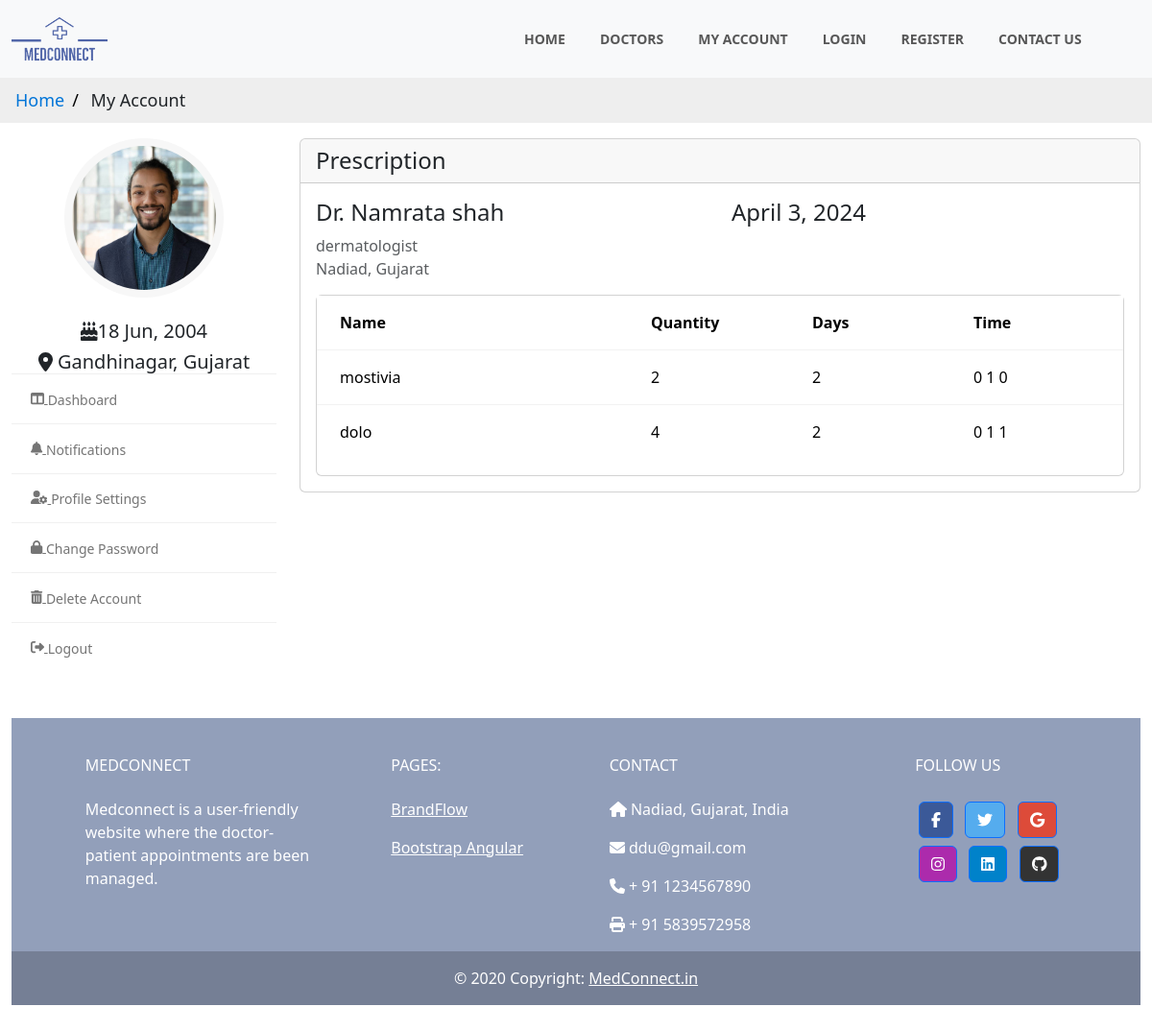
Screenshot of /patient/view-prescription/1 (signed in) with the database file from the repository.
### accounts/models.py (models this page shows, shortened)
class Patient(models.Model):
    user = models.OneToOneField(CustomUser, on_delete=models.CASCADE, primary_key=True)
    patient_addr = models.ForeignKey(Address, on_delete=models.CASCADE)
    date_of_birth = models.DateField()
    blood_group = models.CharField(max_length=5)
    profile_img = models.ImageField(upload_to="patient_profile_images", default='patient_profile_images/default.png')

class Address(models.Model):
    street = models.CharField(max_length=255)
    city = models.CharField(max_length=255)
    state = models.CharField(max_length=255)

class Doctor(models.Model):
    user = models.OneToOneField(CustomUser, on_delete=models.CASCADE, primary_key=True)
    doctor_addr = models.ForeignKey(Address, on_delete=models.CASCADE)
    qualification = models.CharField(max_length=255)
    specialization = models.CharField(max_length=255)
    certificate_no = models.CharField(max_length=255)
    fees = models.IntegerField()
    profile_img = models.ImageField(upload_to="doctors_profile_images", default='doctors_profile_images/default.png')

class CustomUser(AbstractBaseUser, PermissionsMixin):
    email = models.EmailField(unique=True)
    first_name = models.CharField(max_length=30)
    last_name = models.CharField(max_length=30)
    phone_number = models.CharField(max_length=15)
    is_active = models.BooleanField(default=True)
    is_staff = models.BooleanField(default=False)
    is_admin = models.BooleanField(default=False)
    is_superadmin = models.BooleanField(default=False)
    type = models.CharField(max_length=16, default='patient')
    objects = CustomUserManager()
    USERNAME_FIELD = 'email'
    REQUIRED_FIELDS = ['first_name']

### doctor/models.py (models this page shows)
class prescription(models.Model):
    appointment_id=models.ForeignKey(appointment,on_delete=models.CASCADE, default=None)
    date = models.DateField()
    duration = models.IntegerField( default=0)
    age = models.IntegerField()
    gender = models.CharField(max_length=20 , default='rather not say')

class appointment(models.Model):
    patient_id=models.ForeignKey(Patient,on_delete=models.CASCADE)
    doctor_id=models.ForeignKey(Doctor,on_delete=models.CASCADE)
    patient_name = models.CharField(max_length=255 , default='unknown user')
    datetime = models.DateTimeField(auto_now_add=False,null=True)
    appointment_state = models.CharField(max_length=255) #accept reject etcccccc
    note = models.TextField()
    rejection_reason = models.TextField(blank=True, null=True)

class prescribedMedicine(models.Model):
    prescription_id=models.ForeignKey(prescription,on_delete=models.CASCADE, default=None)
    medicine_id=models.ForeignKey(medicine,on_delete=models.CASCADE)
    dosage=models.CharField(max_length=10)
    quantity=models.IntegerField()

class medicine(models.Model):
    medicine_name = models.CharField(max_length=100)
    price = models.IntegerField(null=True) #per medicine

### patient/views.py (the view)
# urls.py: path('view-prescription/<int:id>',views.view_prescription,name='view_prescription'),
@login_required(login_url='/login/')
def view_prescription(request,id):
    current_user=request.user
    patient=Patient.objects.get(user_id=current_user.id)
    address=Address.objects.get(id=patient.patient_addr_id)
    presc=prescription.objects.get(id=id)
    medicines=prescribedMedicine.objects.filter(prescription_id=presc.id)
    context={'user':current_user,
        'patient':patient,
        'address':address,"presc":presc,
        'med':medicines}
    return render(request,"patient/view_prescription.html",context)

### templates/patient/view_prescription.html
{%extends 'patient/myaccount_base.html'%}
{%block main%}
<div class="col-md-7 col-lg-8 col-xl-9">
    <div class="card">
        <div class="card-header">
            <h4 class="card-title mb-0">Prescription</h4>
        </div>
        <div class="card-body">
            <div class="row">
                <div class="col-sm-6">
                    <div class="biller-info">
                        <h4 class="d-block">Dr. {{presc.appointment_id.doctor_id.user.first_name}}  {{presc.appointment_id.doctor_id.user.last_name}}</h4>
                        <span class="d-block text-sm text-muted">{{presc.appointment_id.doctor_id.specialization}}</span>
                        <span class="d-block text-sm text-muted">{{presc.appointment_id.doctor_id.doctor_addr.city}}, {{presc.appointment_id.doctor_id.doctor_addr.state}}</span>
                    </div>
                </div>
                <div class="col-sm-6 text-sm-right">
                    <div class="billing-info">
                        <h4 class="d-block">{{presc.date}}</h4>
                    </div>
                </div>
            </div>
            <div class="card card-table">
                <div class="card-body">
                    <div class="table-responsive">
                        <table class="table table-hover table-center">
                        <thead>
                            <tr>
                                <th style="width: 200px">Name</th>
                                <th style="width: 100px">Quantity</th>
                                <th style="width: 100px">Days</th>
                                <th style="width: 100px;">Time</th>
                            </tr>
                        </thead>
                        <tbody>
                            {%for m in med%}
                            <tr>
                                <td>
                                    {{m.medicine_id.medicine_name}}
                                </td>
                                <td>
                                    {{m.quantity}}
                                </td>
                                <td>
                                    {{presc.duration}}
                                </td>
                                <td>
                                    {{m.dosage}}
                                </td>
                            </tr>
                            {%endfor%}
                        </tbody>
                        </table>
                    </div>
                </div>
            </div>
{% endblock %}

### templates/patient/myaccount_base.html (shortened to what this page needs)
{% extends 'patient/base.html' %}
{% load static %}
{% block content %}
<ul class="breadcrumb">
    <li><a href="/patient/">Home</a></li>
    <li>My Account</li>
  </ul>
<div class="content">
  <div class="container-fluid">
    <div class="row">
        <div class="col-md-5 col-lg-4 col-xl-3 theiaStickySidebar">
            <div class="profile-sidebar">
            <div class="widget-profile pro-widget-content">
                <div class="profile-info-widget">
                <a href="#" class="booking-doc-img">
                    <img src="/media/{{patient.profile_img}}" alt="User Image" style="width: 150px; height: 150px; object-fit: cover;">
                </a>
                <div class="profile-det-info">
                    <div class="patient-details">
                    <h5><i class="fas fa-birthday-cake"></i>{{patient.date_of_birth | date:"d M, Y"}}</h5>
                    <h5 class="mb-0"><i class="fas fa-map-marker-alt"></i> {{address.city}}, {{address.state}}</h5>
                    </div>
                </div>
                </div>
            </div>
            <div class="dashboard-widget">
                <nav class="dashboard-menu">
                <ul type="none">
                    <li>
                    <a href="/patient/myaccount/">
                        <i class="fas fa-columns"></i>
                        <span>Dashboard</span>
                    </a>
                    </li>
                    <li>
                    <a href="/patient/patient-notifications/">
                        <i class="fas fa-bell"></i>
                        <span>Notifications</span>
                    </a>
                    </li>
                    <li>
                    <a href="/patient/patient-settings/">
                        <i class="fas fa-user-cog"></i>
                        <span>Profile Settings</span>
                    </a>
                    </li>
                    <li>
                    <a href="/patient/patient-change-password/">
                        <i class="fas fa-lock"></i>
                        <span>Change Password</span>
                    </a>
                    </li>
                    <li>
                    <a href="/patient/delete-account/">
                        <i class="fas fa-trash-can"></i>
                        <span>Delete Account</span>
                    </a>
                    </li>
                    <li>
                    <a href="/logout/">
                        <i class="fas fa-sign-out-alt"></i>
                        <span>Logout</span>
                    </a>
                    </li>
                </ul>
                </nav>
            </div>
            </div>
        </div>
        {%block main%}
        {%endblock%}
        </div>
    </div>
</div>
{%endblock%}

### static/styles/style.css (style rules this page uses)
body { font-family: 'Dosis', sans-serif; font-family: 'Open Sans', sans-serif; font-size: 14px; line-height: 1.42857143; color: #f0f0f0; overflow-x: hidden; }
ul.breadcrumb { padding: 10px 16px; list-style: none; background-color: #eee; }
ul.breadcrumb li { display: inline; font-size: 18px; }
ul.breadcrumb li+li:before { padding: 8px; color: black; content: "/\00a0"; }
ul.breadcrumb li a { color: #0275d8; text-decoration: none; }
.biller-info, .billing-info { margin-bottom: 15px; }
.table { color: #272b41; max-width: 100%; margin-bottom: 0; width: 100%; }
.table thead { border-bottom: 1px solid rgba(0, 0, 0, 0.03); }
.table thead tr th { border-bottom: 1px solid rgba(0, 0, 0, 0.05); }
.table tbody tr { border-bottom: 1px solid rgba(0, 0, 0, 0.05); }
.table tbody tr:last-child { border-color: transparent; }
.table.table-center td, .table.table-center th { vertical-align: middle; }
.card-table .card-body { padding: 0; }
.card-table .card-body .table > thead > tr > th { border-top: 0; }
.card-table .table tr td:first-child, .card-table .table tr th:first-child { padding-left: 1.5rem; }
.card-table .table tr td:last-child, .card-table .table tr th:last-child { padding-right: 1.5rem; }
.card-table .table td, .card-table .table th { border-top: 1px solid #e2e5e8; padding: 1rem 0.75rem; white-space: nowrap; }
.widget-profile { background-color: #fff; border-bottom: 1px solid #f0f0f0; }
.widget-profile .profile-info-widget { display: block; text-align: center; }
.widget-profile .profile-info-widget .booking-doc-img { display: inline-block; margin: 0 0 15px; width: auto; padding: 8px; background-color: #f7f7f7; border-radius: 50%; }
.widget-profile .profile-info-widget .booking-doc-img img { border-radius: 50%; height: 120px; width: 120px; }
.dashboard-menu ul { color: #757575; font-size: 14px; line-height: 17px; list-style: none; margin: 0; padding: 0; text-transform: capitalize; }
.dashboard-menu ul li { line-height: inherit; }
.dashboard-menu > ul > li { border-bottom:1px solid #f0f0f0; position: relative; }
.dashboard-menu > ul > li:last-child { border-bottom: 0; }
.dashboard-menu ul li a span, .dashboard-menu ul li a i { display: inline-block; vertical-align: middle; }
.dashboard-menu > ul > li > a { color: #757575; display: block; padding: 16px 20px; }

### rows the page displays
Patient: profile_img (picture), date_of_birth "18 Jun, 2004"
Address: city "Gandhinagar", state "Gujarat"
prescription: appointment_id.doctor_id.user.first_name "Namrata", appointment_id.doctor_id.user.last_name "shah", appointment_id.doctor_id.specialization "dermatologist", appointment_id.doctor_id.doctor_addr.city "Nadiad", appointment_id.doctor_id.doctor_addr.state "Gujarat", date "April 3, 2024", duration "2"
prescribedMedicine: medicine_id.medicine_name "mostivia", quantity "2", dosage "0 1 0"
prescribedMedicine: medicine_id.medicine_name "dolo", quantity "4", dosage "0 1 1"
